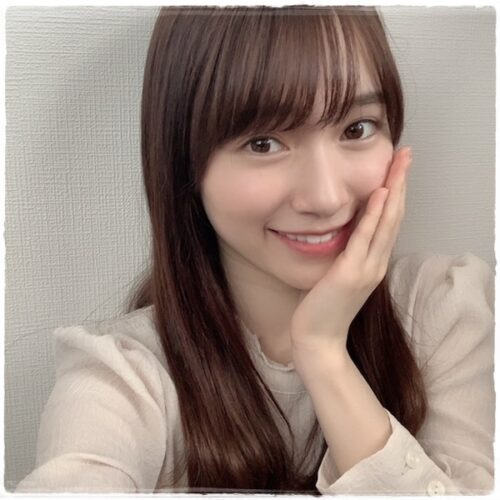
//> input picture OpenCV_for_Cpp/examples/test1.jpg, 500 x 500 px
$ ./test1   (built with g++ and OpenCV 4)
//> lines starting //> are read from the running program, lines starting //| are printed output that depends on the picture
#include <iostream>
#include <opencv2/opencv.hpp>

using namespace std;
using namespace cv;

int main() {
    auto filename="../examples/test1.jpg";
    // 読み込んだ画像をウィンドウに表示
    cv::Mat img = cv::imread(filename);
//> img is the input picture: 500 rows x 500 cols, CV_8UC3; mean B, G, R 130.7, 139.4, 156.4

    cv::namedWindow("test", cv::WINDOW_AUTOSIZE);
    cv::imshow("test", img);
    cv::waitKey(0);
    cv::destroyWindow("test");

    // エッジ検出
    Mat src = cv::imread(filename), dst;
    // 白黒でエッジ検出
    // Canny(src,dst,30,180,3);

    // イラスト風
    // stylization(src,dst);

    // 鉛筆画風
    Mat dst2;
    pencilSketch(src, dst, dst2);
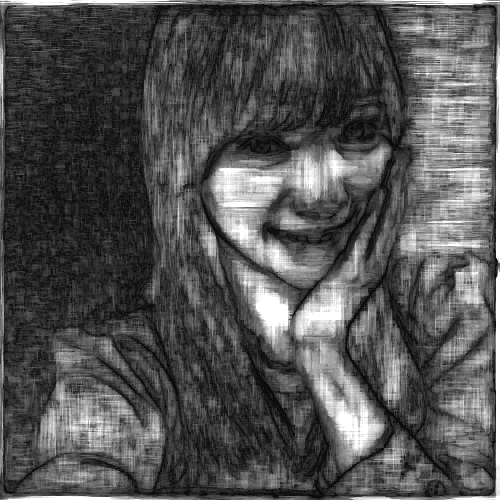
//> dst: 500 rows x 500 cols, CV_8UC1; min 10, max 255, mean 83.1
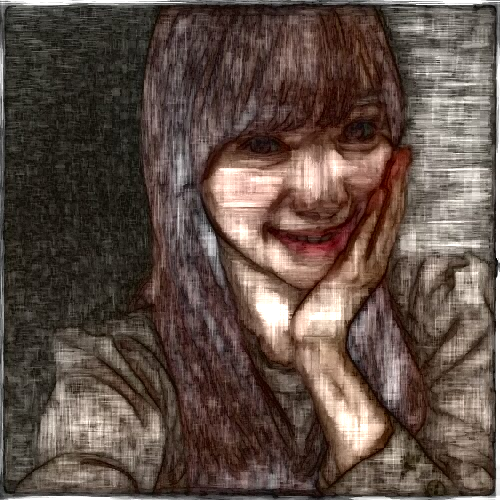
//> dst2: 500 rows x 500 cols, CV_8UC3; mean B, G, R 70.6, 79.1, 95.8
    // cv::namedWindow("test", cv::WINDOW_AUTOSIZE);
    imshow("入力画像", src);
    imshow("出力画像", dst2);

    imwrite("image_dst.jpg", dst,{IMWRITE_JPEG_QUALITY,100});

    waitKey(0);
    // cv::destroyWindow("test");

    return 0;
}

// https://qiita.com/toshi_machine/items/908e9be57e8afa629159
// mkdir build (ビルド用にディレクトリを用意)
// cd build
// cmake .. . (ビルドするために必要な手続きを用意)
// make (ビルドするためのファイルが生成される)
// cd ..
// ./build/Main (ビルドしてプログラムを実行)

$ run again, with OpenCV_for_Cpp/examples/chipmonk.jpg copied over OpenCV_for_Cpp/examples/test1.jpg
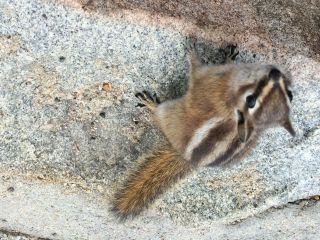
//> input picture OpenCV_for_Cpp/examples/chipmonk.jpg, 320 x 240 px
//> img is the input picture: 240 rows x 320 cols, CV_8UC3; mean B, G, R 156.5, 165.9, 168.9
//> `pencilSketch(src, dst, dst2);`:
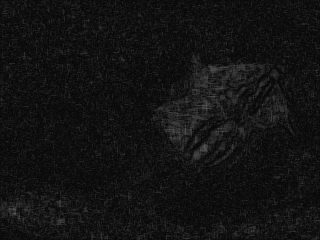
//> dst: 240 rows x 320 cols, CV_8UC1; min 10, max 92, mean 18.9
//> `pencilSketch(src, dst, dst2);`:
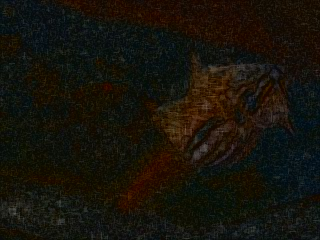
//> dst2: 240 rows x 320 cols, CV_8UC3; mean B, G, R 11.2, 19.3, 22.3
